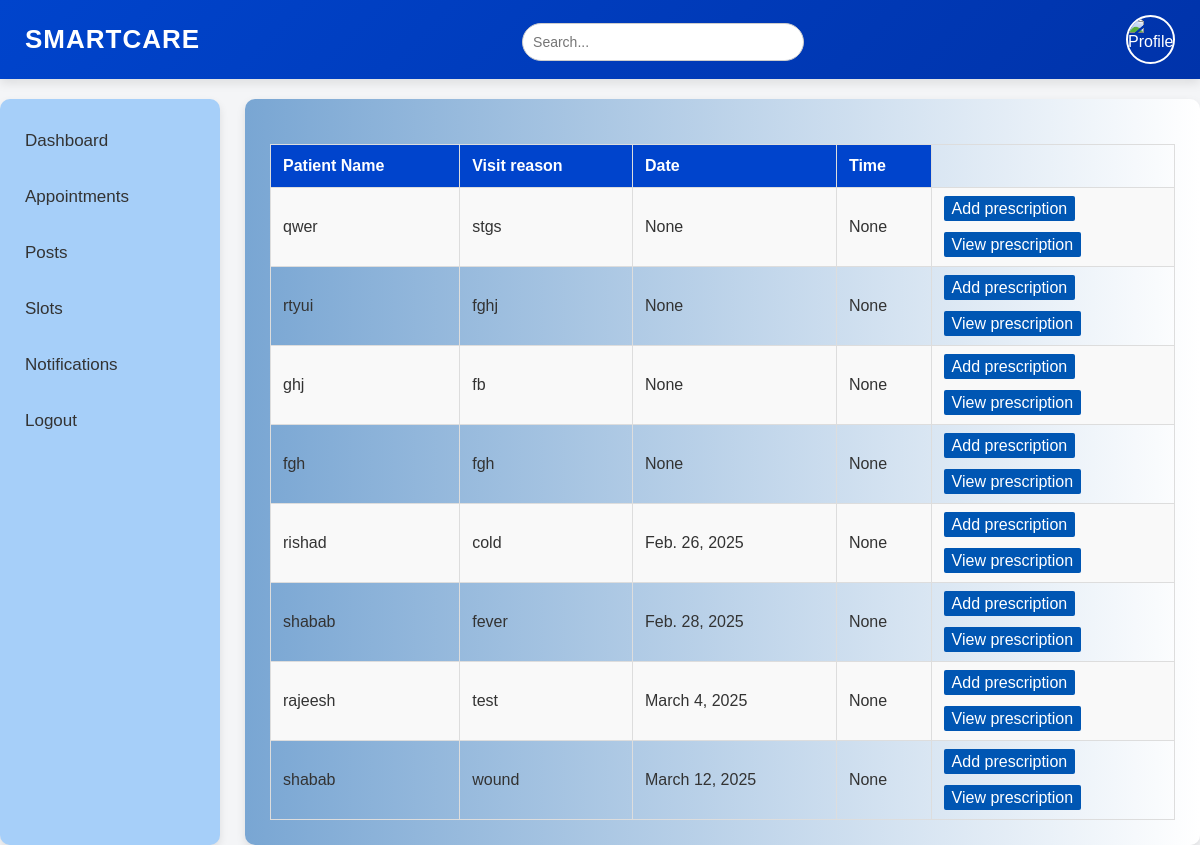
Screenshot of /api/docviewappointment (signed in) with the database file from the repository.
### Predictivehealthapp/models.py (models this page shows)
class bookinginfoTable(models.Model):
    USERID=models.ForeignKey(userTable,on_delete=models.CASCADE,null=True,blank=True,related_name='userid')
    DOCTORID=models.ForeignKey(DoctorTable,on_delete=models.CASCADE,null=True,blank=True,)
    patient_name=models.CharField(max_length=300,null=True,blank=True)
    patient_age=models.CharField(max_length=300,null=True,blank=True)
    patient_height=models.CharField(max_length=300,null=True,blank=True)
    patient_weight=models.CharField(max_length=300,null=True,blank=True)
    patient_addr=models.CharField(max_length=300,null=True,blank=True)
    APPOINTMENTDATE=models.DateField(null=True,blank=True)
    APPOINTMENTTIME=models.TimeField(null=True,blank=True)
    visitReason=models.CharField(max_length=300,null=True,blank=True)
    status=models.CharField(max_length=20,null=True,blank=True)

### Predictivehealthapp/views.py (the view)
# urls.py: path('docviewappointment',docviewapppointment.as_view(),name="docviewappointment"),
class docviewapppointment(View):
    def get(self,request):
        doc_obj=DoctorTable.objects.get(LOGINID_id=request.session['user_id'])
        obj=bookinginfoTable.objects.filter(DOCTORID_id=doc_obj.id)
        return render(request,'doctor/view-appo-doc.html',{'obj':obj})

### templates/doctor/view-appo-doc.html (shortened to what this page needs)
{% extends 'doctor/doc-dashboard.html' %}
            {% block body %}
            <table border="1">
                <tr>
                    <th>Patient Name</th>
                    <th>Visit reason</th>
                    <th>Date</th>
                    <th>Time</th>
                    <td></td>
                </tr>
                {% for i in obj %}
                <tr>
                    <td>{{i.patient_name}}</td>
                    <td>{{i.visitReason}}</td>
                    <td>{{i.APPOINTMENTDATE}}</td>
                    <td>{{i.APPOINTMENTTIME}}</td>
                    <td><a href="/addprescription/{{i.id}}">Add prescription</a><br><br><a href="/viewprescription/{{i.id}}">View prescription</a></td>
                </tr>
                {% endfor %}
            </table>
            {% endblock %}

### static/styles/doc-css/doc-dashboard.css (style rules this page uses)
body { font-family: 'Poppins', sans-serif; margin: 0; padding: 0; background-color: #f0f2f5; color: #333; }
body { font-family: 'Arial', sans-serif; margin: 0; padding: 0; background-color: #f4f4f9; color: #333; }
body { font-family: Arial, sans-serif; margin: 0; padding: 0; background-color: #f4f5f7; }
table { width: 100%; border-collapse: collapse; margin-top: 20px; }
table th, table td { border: 1px solid #ddd; padding: 12px; text-align: left; }
table th { background-color: #0044cc; color: #fff; font-size: 16px; }
table tr:nth-child(even) { background-color: #f9f9f9; }
table td a { color: #fff; text-decoration: none; font-size: 16px; background-color: #0056b3; padding: 4px 8px; border-radius: 2px; transition: background-color 0.3s ease; }

### rows the page displays
bookinginfoTable: patient_name "qwer", visitReason "stgs", APPOINTMENTDATE "None", APPOINTMENTTIME "None"
bookinginfoTable: patient_name "rtyui", visitReason "fghj", APPOINTMENTDATE "None", APPOINTMENTTIME "None"
bookinginfoTable: patient_name "ghj", visitReason "fb", APPOINTMENTDATE "None", APPOINTMENTTIME "None"
bookinginfoTable: patient_name "fgh", visitReason "fgh", APPOINTMENTDATE "None", APPOINTMENTTIME "None"
bookinginfoTable: patient_name "rishad", visitReason "cold", APPOINTMENTDATE "Feb. 26, 2025", APPOINTMENTTIME "None"
bookinginfoTable: patient_name "shabab", visitReason "fever", APPOINTMENTDATE "Feb. 28, 2025", APPOINTMENTTIME "None"
bookinginfoTable: patient_name "rajeesh", visitReason "test", APPOINTMENTDATE "March 4, 2025", APPOINTMENTTIME "None"
bookinginfoTable: patient_name "shabab", visitReason "wound", APPOINTMENTDATE "March 12, 2025", APPOINTMENTTIME "None"
